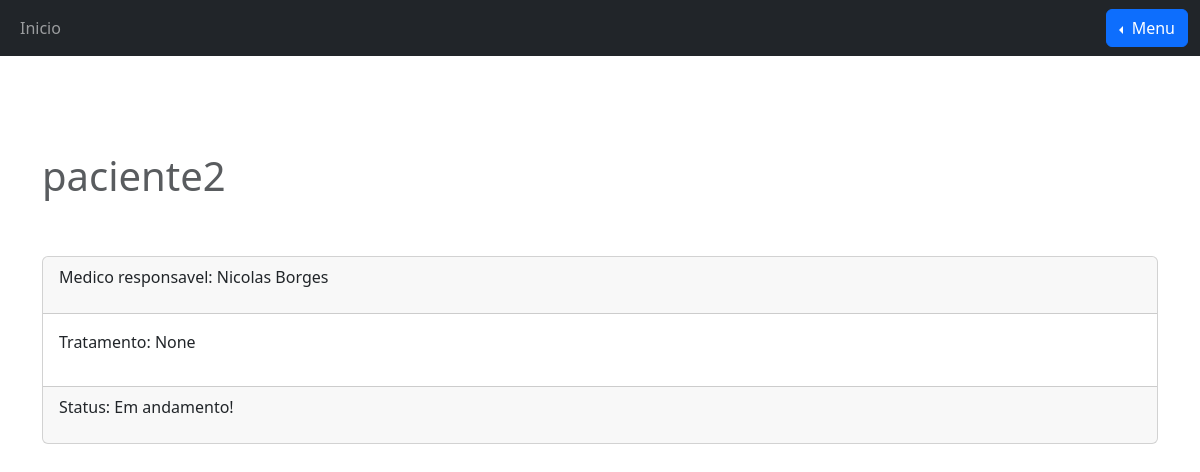
The page /paciente/acompanharchamado/4 (signed in) on the database its author committed.
### membros/models.py (models this page shows)
class Usuario(User):
    nome = models.CharField(max_length=255, null=True)
    tel = models.IntegerField(null=True)
    nascimento = models.DateField(null=True)
    class Meta:
        abstract = True
    def __str__(self):
        return f"{self.nome}"

class Paciente(Usuario):
    STATUS = [
        ("Na fila!", "Na fila!"),
        ("Em andamento!", "Em andamento!"),
        ("Finalizado!", "Finalizado"),
    ]
    sintomas = models.CharField(max_length=255, null=True)
    dataDeEntrada = models.DateField(null=True)
    medicoResponsavel = models.ForeignKey(Medico, on_delete=models.SET_NULL, null=True)
    doente = models.BooleanField(default=False, null=True)
    tratamento = models.CharField(max_length=255, null=True, default="Aguardando tratamento!")
    status = models.CharField(max_length=255, choices=STATUS, null=True, default="Na fila!")
    historicoTratamentos = models.JSONField(null=True, default=dict)

class Medico(Usuario):
    pass

### membros/views.py (the view)
@login_required
def acompanharchamado(request, id):
    try:
        Paciente.objects.get(id=request.user.id)
    except ObjectDoesNotExist:
        return HttpResponseRedirect("/")
    userp = Paciente.objects.get(id=id)
    template = loader.get_template("acompanhamento.html")
    context = {"userp": userp}
    return HttpResponse(template.render(context, request))

### membros/models.py (called while the page is built)
    def get_user(self, user_id):
        UserModel = get_user_model()
        try:
            return UserModel.objects.get(pk=user_id)
        except UserModel.DoesNotExist:
            return None

### membros/templates/acompanhamento.html (shortened to what this page needs)
{% extends 'base.html' %}
{% load django_bootstrap5 %}
{% block content %}
<div class="container pb-5 pt-5">
    <p class="h1 text-muted pb-5 pt-5"> {{userp.nome}} </p>
    <div class="card">
        <div class="card-header">
            <p> Medico responsavel: {{userp.medicoResponsavel}} </p>
        </div>
        <div class="card-body">
            <p> Tratamento: {{userp.tratamento}} </p>
        </div>
        <div class="card-footer">
            <p> Status: {{userp.status}} </p>
        </div>
    </div>
</div>
{% endblock %}

### rows shown on the page
Paciente: nome "paciente2", medicoResponsavel "Nicolas Borges", tratamento "None", status "Em andamento!"
